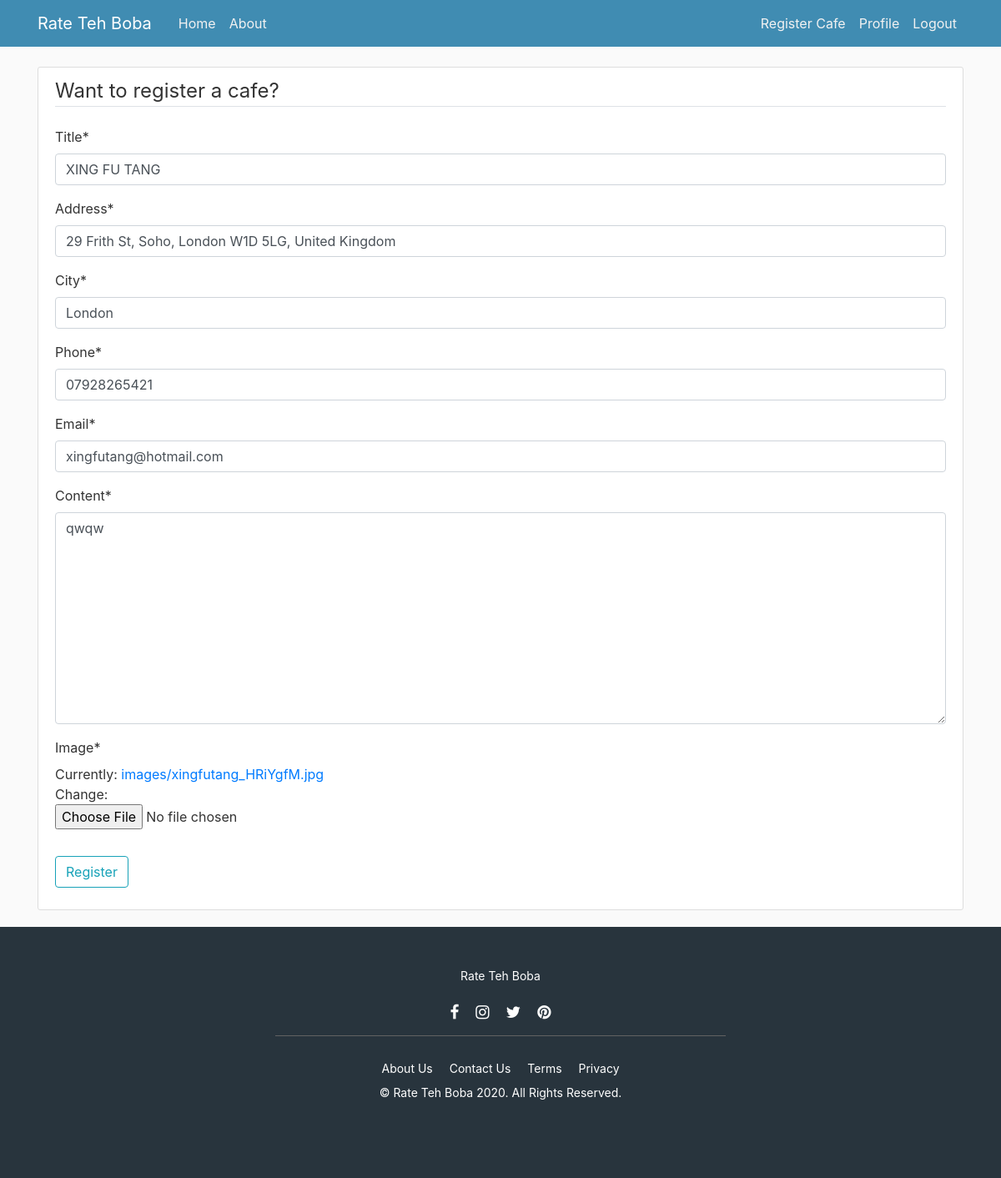
/cafe/5/update/ (signed in), run on the app's committed database.
### rating/models.py (models this page shows, shortened)
class Cafe(models.Model):
    title = models.CharField(max_length=100)
    address = models.CharField(max_length=200)
    city = models.CharField(max_length=20, default = 'city')
    phone = models.CharField(max_length=15)
    email = models.EmailField(max_length=254)
    content = models.TextField()
    date_posted = models.DateTimeField(default=timezone.now)
    author = models.ForeignKey(User, on_delete=models.CASCADE)
    image = models.ImageField(default = 'default.jpg', upload_to='images/')

### rating/views.py (the view, shortened to what this page needs)
# urls.py: path('cafe/<int:pk>/update/', CafeUpdateView.as_view(), name='cafe-update'),
class CafeUpdateView(LoginRequiredMixin, UserPassesTestMixin, UpdateView):
    model = Cafe
    fields = ['title', 'address', 'city','phone','email', 'content' , 'image']
    def test_func(self):
        cafe = self.get_object()
        if self.request.user == cafe.author:
            return True
        return False

### rating/templates/rating/cafe_form.html (shortened to what this page needs)
{% extends "rating/base.html" %}
{% load crispy_forms_tags %}
{% block content%}
    <div class = 'content-section'>
        <form method = 'POST' enctype="multipart/form-data">
            <fieldset class = "form-group">
                <legend class = 'border-bottom mb-4'>Want to register a cafe?</legend>
                {{form|crispy}}
            </fieldset>
            <div class = 'form-group'>
                <button class = 'btn btn-outline-info' type = 'submit'>Register</button>
            </div>
        </form>
    </div>
{% endblock %}

### rating/static/rating/main.css (style rules this page uses)
body { background: #fafafa; color: #333333; margin-top: 5rem; }
.content-section { background: #ffffff; padding: 10px 20px; border: 1px solid #dddddd; border-radius: 3px; margin-bottom: 20px; }

### data on the page
Cafe: title "XING FU TANG", address "29 Frith St, Soho, London W1D 5LG, United Kingdom", city "London", phone "07928265421", email "xingfutang@hotmail.com", content "qwqw"
